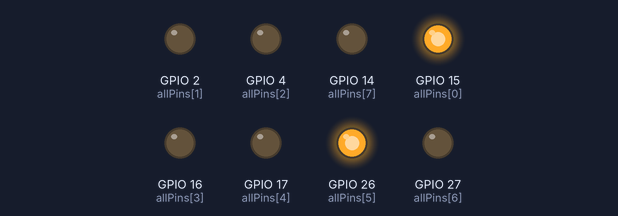
This program was run on a simulated ESP32. Shown: output pins drawn as LEDs (lit = HIGH).

Above: at 0.15 s.
At 1.35 s:
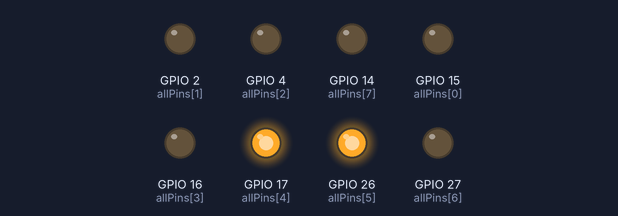
At 1.65 s:
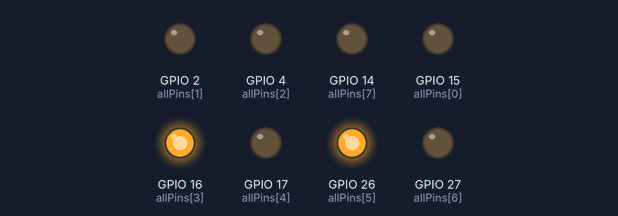
At 3.15 s:
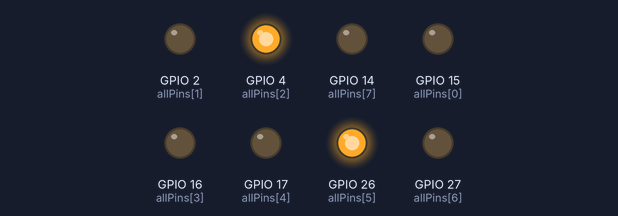
At 5.25 s:
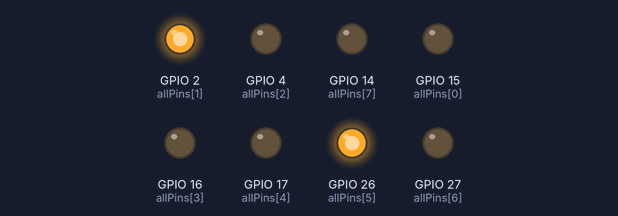
Timing chart, 0 to 5.5 s (numbered marks = the images above):
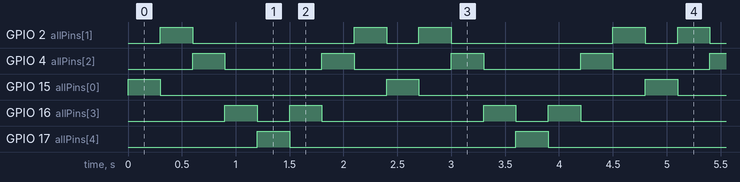

The program:

main.cpp
```cpp
#include <Arduino.h>

//#define EXERCICIO_1 // DESCOMENTE ESTA LINHA PARA RODAR O EXERCÍCIO 1
//#define EXERCICIO_2_1 // DESCOMENTE ESTA LINHA PARA RODAR O EXERCÍCIO 2_1
#define EXERCICIO_2_2 // DESCOMENTE ESTA LINHA PARA RODAR O EXERCÍCIO 2_2

// Exercicio 1 e 2
const int allPins[] = {15, 2, 4, 16, 17, 26, 27, 14};
const int numPins = sizeof(allPins) / sizeof(allPins[0]);
const int ledPin[] = {15, 2, 4, 16, 17};
const int numLeds = sizeof(ledPin) / sizeof(ledPin[0]);

// Outra forma possível
//const int ordemEfeito[] = {0, 1, 2, 3, 4, 3, 2, 1};

// Para o exercicio 2_1
int pinoAtual = 0;
int direcao = 1; // 1 para subir, -1 para descer

#define BlinkDelay 300

void setup() {

  for(int x = 0; x < numPins; x++){
    pinMode(allPins[x],OUTPUT);
  }

  digitalWrite(allPins[5], HIGH);// RGB
  digitalWrite(allPins[6], LOW); // Seven1
  digitalWrite(allPins[7], LOW); // Seven2
}

void PiscaLed(int i){
      digitalWrite(ledPin[i], HIGH);
      delay(BlinkDelay);
      digitalWrite(ledPin[i], LOW);
}

void setarTodosLeds(int estado) {
    for(int x = 0; x < numLeds; x++) {
        digitalWrite(ledPin[x], estado);
    }
    delay(BlinkDelay);
}

void Exercicio1() {
    // Liga e desliga todos os leds ao mesmo tempo
    setarTodosLeds(HIGH);
    setarTodosLeds(LOW);
}

// Duas formas, a primeira
void Exercicio2_1() {
    // Liga e desliga os leds em sequencia
    for(int x=0;x<numLeds;x++){
      PiscaLed(x);
    }

    for(int x=(numLeds-2);x>0;x--){
      PiscaLed(x);
    }
}
// a segunda forma

void Exercicio2_2() {
    PiscaLed(pinoAtual);

    // Inverte a direção se chegar no último ou no primeiro
    if (pinoAtual == numLeds -1) direcao = -1;
    else if (pinoAtual == 0) direcao = 1;

    pinoAtual += direcao; // Move para o proximo pino
}

void loop() {
  #ifdef EXERCICIO_1
    Exercicio1();
  #elif defined(EXERCICIO_2_1)
    Exercicio2_1();
  #elif defined(EXERCICIO_2_2)
    Exercicio2_2();
  #endif
}
```

Measured:
- by itself, GPIO 2 (allPins[1]): repeats every 2.4 s: LOW 1.5 s, HIGH 0.30 s, LOW 0.30 s, HIGH 0.30 s
- by itself, GPIO 4 (allPins[2]): alternates HIGH for 0.30 s and LOW for 0.90 s
- by itself, GPIO 15 (allPins[0]), GPIO 17 (allPins[4]): alternates HIGH for 0.30 s and LOW for 2.1 s
- by itself, GPIO 16 (allPins[3]): repeats every 2.4 s: LOW 0.30 s, HIGH 0.30 s, LOW 1.5 s, HIGH 0.30 s
